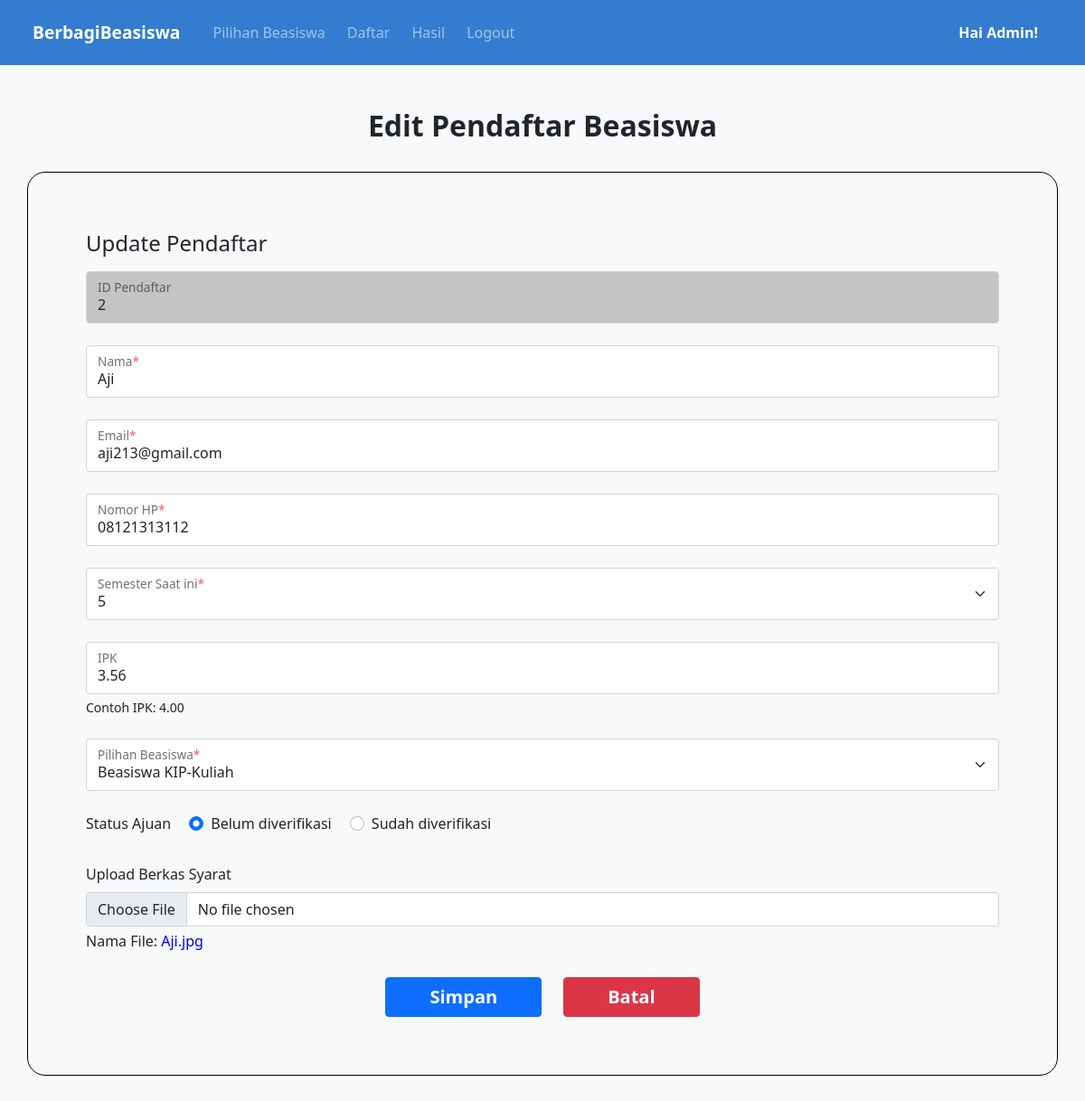
/index.php?p=edit-beasiswa&id_pendaftar=2 (signed in), run on the app's committed database.
### tables this page shows
CREATE TABLE `tbdaftar` (
  `id_pendaftar` int(11) NOT NULL,
  `nama` varchar(255) DEFAULT NULL,
  `email` varchar(255) DEFAULT NULL,
  `no_hp` varchar(15) DEFAULT NULL,
  `semester` int(1) DEFAULT NULL,
  `ipk` float DEFAULT NULL,
  `beasiswa` varchar(30) DEFAULT NULL,
  `berkas` varchar(255) DEFAULT NULL,
  `status_ajuan` varchar(30) DEFAULT NULL
);

### views/edit-beasiswa.php (the view, shortened to what this page needs)
<?php
    $id_pendaftar = $_GET['id_pendaftar'];
    $q_tampil_data = mysqli_query($db, "SELECT * FROM tbdaftar WHERE id_pendaftar='$id_pendaftar'");
    $data = mysqli_fetch_array($q_tampil_data);
?>
<h2 class="text-center fw-bold p-4">Edit Pendaftar Beasiswa</h2>
<div class="container p-3" style="border: 1px solid black; border-radius: 20px">
    <form class="color-black mx-2 my-5 mx-sm-0 mx-md-5" action="controller/edit-beasiswa-proses.php" method="post" enctype="multipart/form-data">
        <h4 class="text-start mb-3">Update Pendaftar</h4>
        <div class="form-floating mb-4">
            <input type="text" value="<?php echo $data['id_pendaftar']; ?>" class="form-control" style="background-color: #c4c4c4;" name="id_pendaftar" id="id_pendaftar" placeholder="ID Pendaftar" readonly/>
            <label class="form-label">ID Pendaftar</label>
        </div>
        <div class="form-floating mb-4">
            <input type="text" value="<?php echo $data['nama']; ?>" class="form-control" name="nama" id="nama" placeholder="Nama" required/>
            <label class="form-label">Nama<span style="color:red">*</span></label>
        </div>
        <div class="form-floating mb-4">
            <input type="email" value="<?php echo $data['email']; ?>" class="form-control" name="email" id="email" placeholder="Email" required/>
            <label class="form-label">Email<span style="color:red">*</span></label>
        </div>
        <div class="form-floating mb-4">
            <input type="number" value="<?php echo $data['no_hp']; ?>" class="form-control" name="no_hp" id="no_hp" placeholder="Nomor HP" required/>
            <label class="form-label">Nomor HP<span style="color:red">*</span></label>
        </div>
        <div class="form-floating mb-4">
            <select class="form-select" name="semester" id="semester" aria-label="Semester Saat Ini" required>
                <option <?php echo $data['semester']; ?> selected><?php echo $data['semester']; ?></option>
            </select>
            <label class="form-label">Semester Saat ini<span style="color:red">*</span></label>
        </div>
        <div class="form-floating mb-4">
            <input type="number" value="<?php echo $data['ipk']; ?>" class="form-control" name="ipk" id="ipk" step="0.01" max="4.00" min="0.01" placeholder="0.00" onKeyPress="if(this.value.length==4) return false;" required/>
            <label class="form-label">IPK</label>
            <p class="lead mt-1" style="font-size: 14px;">Contoh IPK: 4.00</p>
        </div>
        <div class="form-floating mb-4">
            <select class="form-select" name="beasiswa" id="beasiswa" aria-label="Pilihan Beasiswa" required >
                <option value="<?php echo $data['beasiswa']; ?>" selected><?php echo $data['beasiswa']; ?></option>
            </select>
            <label class="form-label">Pilihan Beasiswa<span style="color:red">*</span></label>
        </div>
        <div class="mb-4">
            <label class="form-label me-3">Status Ajuan</label>
            <?php
                if ($data['status_ajuan'] == 'Belum diverifikasi'){
                    echo '
                    <div class="form-check form-check-inline">
                        <input class="form-check-input" type="radio" name="status_ajuan" id="status_ajuan" value="Belum diverifikasi" checked/>
                    <label class="form-check-label">Belum diverifikasi</label>
                    </div>
                    <div class="form-check form-check-inline">
                        <input class="form-check-input" type="radio" name="status_ajuan" id="status_ajuan" value="Sudah diverifikasi" />
                        <label class="form-check-label">Sudah diverifikasi</label>
                    </div>
                    ';
                }
            ?>
        </div>
        <div class="mb-4">
            <label class="form-label">Upload Berkas Syarat</label>
            <input class="form-control" type="file" accept="application/pdf, image/jpeg, application/zip" name="berkas" id="berkas">
            <p class="lead mt-1" style="font-size:16px;">Nama File: <label for="berkas" style="color: blue;" ><?php if (empty($data['berkas'])) echo 'no-berkas.jpg' ?><?php if (!empty($data['berkas'])) echo $data['berkas'] ?></label></p>
        </div>
        <div class="d-grid gap-2 d-sm-flex justify-content-sm-center my-2 pt-1">
            <button type="submit" name="simpan" id="btn-simpan" class="btn btn-primary fs-5 px-5 fw-bold my-2 my-sm-0 me-sm-3" tabindex="-1" onclick="return confirm('Apakah anda yakin dengan perubahan data ini?')">Simpan</button>
            <a href="index.php?p=hasil-beasiswa" class="btn btn-danger fs-5 px-5 fw-bold" tabindex="-1">Batal</a>
        </div>
    </form>
</div>

### data on the page
tbdaftar: id_pendaftar "2", nama "Aji", email "aji213@gmail.com", no_hp "08121313112", semester "5", ipk "3.56", beasiswa "Beasiswa KIP-Kuliah", berkas "Aji.jpg"

### other printed values
$nama "Admin"
